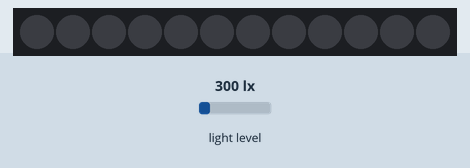
The sketch below on a simulated Arduino Uno, built with avr-gcc and run on an emulated ATmega328P. On the bench: 12 RGB LEDs in strip order, left to right. The test bench sets the inputs (shaded band); at power-on: light level 300 lx. Dim RGB values are drawn brighter than linear; what the sketch prints to the serial monitor is not drawn.

Above: at 1.8 s.
1.9 s: light level set to 106 lx
3.4 s: light level set to 90 lx
At 5.0 s:
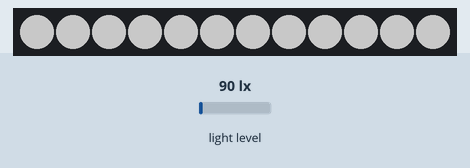
5.5 s: light level set to 500 lx
At 6.7 s:
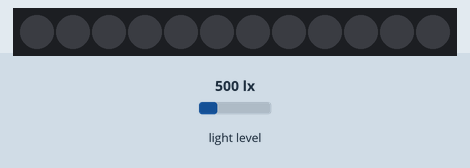
7.5 s: light level set to 40 lx
At 8.4 s:
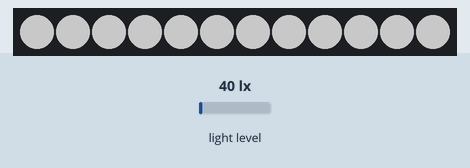
Timing chart, 0 to 10.5 s (numbered marks = the images above; inputs shaded):
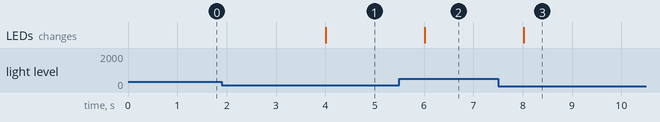

The sketch:

lightSensor.ino
```cpp
#include <Adafruit_NeoPixel.h>
#include <BH1750.h>
#include <Wire.h>

#define LED_PIN 6 // 네오픽셀 D핀과 연결한 아두이노 핀 번호
#define LED_COUNT 12 // 네오픽셀 LED 개수
#define BRIGHTNESS 100 // 네오픽셀 LED 밝기(0 ~ 255)

BH1750 lightMeter; // 조도 센서 SCL-A5, DAT-A4

Adafruit_NeoPixel strip(LED_COUNT, LED_PIN, NEO_GRBW + NEO_KHZ800);

void setup() {
  strip.begin(); // 네오픽셀 초기화
  strip.setBrightness(BRIGHTNESS); // 네오픽셀 밝기 설정
  strip.show();

  Serial.begin(9600);
  Wire.begin();
  lightMeter.begin();
}

void loop() {

  float lux = lightMeter.readLightLevel();
  Serial.print(lux);

  // 네오픽셀 LED 색(0~255)
  int color_r = 0; // RED
  int color_g = 0; // GREEN
  int color_b = 0; // BLUE
  if(lux < 100) { // 어두우면 백색
        color_r = 255;
        color_g = 255;
        color_b = 255;
    }

  // 모든 네오픽셀에 색 설정하기
  for (int i = 0; i < LED_COUNT; i++) {
    strip.setPixelColor(i, color_r, color_g, color_b, 0);
  }
  // 네오픽셀 설정값 적용하기
  strip.show();

  delay(1000); //1초마다 변경
}
```

Measured:
- the behaviour switches between 101 and 100 lx on light level (found by bisection; images 0 and 1)
- after the input at 1.9 s, every drawn part: stays the same
- after the input at 3.4 s, the LEDs: change after 0.61 s (image 1)
- after the input at 5.5 s, the LEDs: change after 0.52 s (image 2)
- after the input at 7.5 s, the LEDs: change after 0.52 s (image 3)
